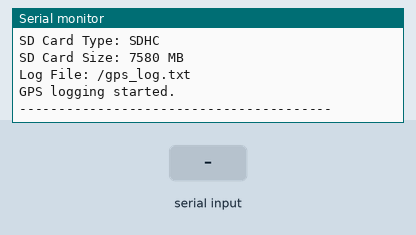
Simulated run of this sketch. Board: ESP32. Shown: the last lines printed to the serial monitor. Inputs (shaded band) come from the test bench. Storage starts empty.

Above: at 2.2 s.
2.3 s: "1\n" received over the second serial link
At 3.4 s:
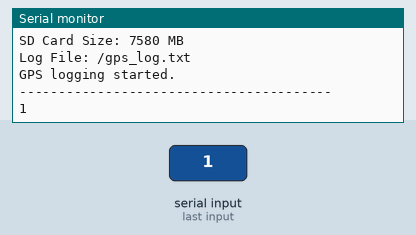
5.3 s: "0\n" received over the second serial link
At 5.7 s:
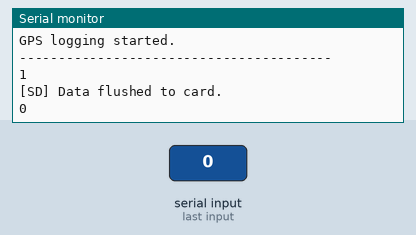
6.8 s: "2\n" received over the second serial link
At 8.0 s:
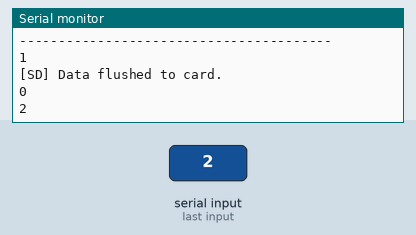

Measured:
- after the input at 2.3 s, the serial monitor: prints a new line at once (image 1)
- after the input at 5.3 s, the serial monitor: prints a new line at once (image 2)
- after the input at 6.8 s, the serial monitor: prints a new line at once (image 3)

The sketch:

GPSDataLogger_SDCardLoggerv1.ino
```cpp
#include <Arduino.h>
#include <SPI.h>
#include <SD.h>

// ============================================================
// GPS Configuration
// ============================================================

#define GPS_RX_PIN 16
#define GPS_TX_PIN 17

HardwareSerial GPS(1);

// ============================================================
// SD Card Configuration
// ============================================================

#define SD_CS 5

// GPS log file
const char *LOG_FILE = "/gps_log.txt";

// ============================================================
// Variables
// ============================================================

File logFile;

String nmeaSentence = "";

unsigned long lastFlush = 0;

const unsigned long FLUSH_INTERVAL = 5000;   // 5 seconds

// ============================================================
// Setup
// ============================================================

void setup()
{
    Serial.begin(115200);

    delay(1000);

    Serial.println();
    Serial.println("========================================");
    Serial.println("     ESP32 GPS SD Card Data Logger");
    Serial.println("========================================");

    // --------------------------------------------------------
    // Initialize GPS
    // --------------------------------------------------------

    GPS.begin(9600, SERIAL_8N1, GPS_RX_PIN, GPS_TX_PIN);

    Serial.println("GPS initialized.");
    Serial.println("GPS Baud Rate: 9600");

    // --------------------------------------------------------
    // Initialize SD Card
    // --------------------------------------------------------

    Serial.println();
    Serial.println("Initializing SD card...");

    if (!SD.begin(SD_CS))
    {
        Serial.println("ERROR: SD Card initialization FAILED!");
        return;
    }

    Serial.println("SD Card initialized successfully.");

    // --------------------------------------------------------
    // Check SD Card Type
    // --------------------------------------------------------

    uint8_t cardType = SD.cardType();

    Serial.print("SD Card Type: ");

    if (cardType == CARD_MMC)
        Serial.println("MMC");
    else if (cardType == CARD_SD)
        Serial.println("SDSC");
    else if (cardType == CARD_SDHC)
        Serial.println("SDHC");
    else
        Serial.println("UNKNOWN");

    // --------------------------------------------------------
    // Display SD Card Size
    // --------------------------------------------------------

    uint64_t cardSize = SD.cardSize() / (1024 * 1024);

    Serial.print("SD Card Size: ");
    Serial.print(cardSize);
    Serial.println(" MB");

    // --------------------------------------------------------
    // Open GPS Log File
    // --------------------------------------------------------

    logFile = SD.open(LOG_FILE, FILE_APPEND);

    if (!logFile)
    {
        Serial.println("ERROR: Could not open GPS log file!");
        return;
    }

    // --------------------------------------------------------
    // Write Session Header
    // --------------------------------------------------------

    logFile.println();
    logFile.println("========================================");
    logFile.println("New GPS Logging Session");
    logFile.println("========================================");

    logFile.flush();

    Serial.println();
    Serial.print("Log File: ");
    Serial.println(LOG_FILE);

    Serial.println("GPS logging started.");
    Serial.println();
    Serial.println("----------------------------------------");
}

// ============================================================
// Loop
// ============================================================

void loop()
{
    // --------------------------------------------------------
    // Read GPS data
    // --------------------------------------------------------

    while (GPS.available())
    {
        char c = GPS.read();

        // Display raw GPS data on Serial Monitor
        Serial.write(c);

        // ----------------------------------------------------
        // Build complete NMEA sentence
        // ----------------------------------------------------

        if (c == '\n')
        {
            // Complete NMEA sentence received

            if (nmeaSentence.length() > 0)
            {
                // Write complete sentence to SD card
                logFile.println(nmeaSentence);

                // Clear buffer
                nmeaSentence = "";
            }
        }
        else if (c != '\r')
        {
            // Add character to sentence
            nmeaSentence += c;
        }

        // ----------------------------------------------------
        // Prevent String from growing indefinitely
        // ----------------------------------------------------

        if (nmeaSentence.length() > 120)
        {
            nmeaSentence = "";
        }
    }

    // --------------------------------------------------------
    // Flush SD card periodically
    // --------------------------------------------------------

    if (millis() - lastFlush >= FLUSH_INTERVAL)
    {
        logFile.flush();

        lastFlush = millis();

        Serial.println();
        Serial.println("[SD] Data flushed to card.");
    }
}
```
